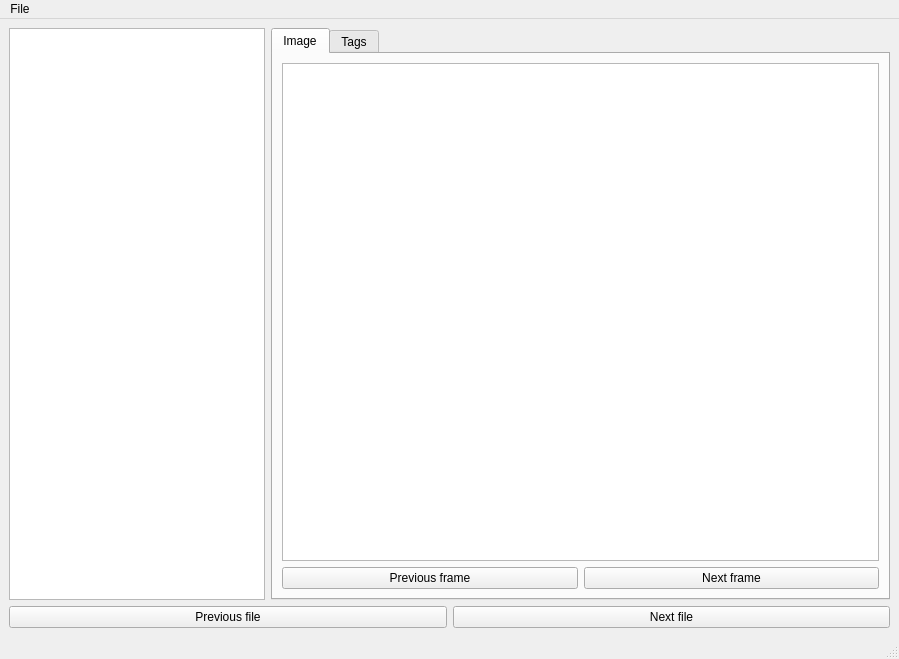
<?xml version="1.0" encoding="UTF-8"?>
<ui version="4.0">
 <class>MainWindow</class>
 <widget class="QMainWindow" name="MainWindow">
  <property name="geometry">
   <rect>
    <x>0</x>
    <y>0</y>
    <width>899</width>
    <height>659</height>
   </rect>
  </property>
  <property name="windowTitle">
   <string>MainWindow</string>
  </property>
  <widget class="QWidget" name="centralwidget">
   <layout class="QVBoxLayout" name="verticalLayout_4">
    <item>
     <layout class="QHBoxLayout" name="horizontalLayout_2">
      <item>
       <layout class="QVBoxLayout" name="verticalLayout_2">
        <item>
         <widget class="QListView" name="listView">
          <property name="sizePolicy">
           <sizepolicy hsizetype="Minimum" vsizetype="MinimumExpanding">
            <horstretch>0</horstretch>
            <verstretch>0</verstretch>
           </sizepolicy>
          </property>
         </widget>
        </item>
       </layout>
      </item>
      <item>
       <widget class="QTabWidget" name="tabWidget">
        <property name="sizePolicy">
         <sizepolicy hsizetype="Expanding" vsizetype="Expanding">
          <horstretch>0</horstretch>
          <verstretch>0</verstretch>
         </sizepolicy>
        </property>
        <property name="currentIndex">
         <number>0</number>
        </property>
        <widget class="QWidget" name="tab">
         <attribute name="title">
          <string>Image</string>
         </attribute>
         <layout class="QVBoxLayout" name="verticalLayout">
          <item>
           <widget class="QGraphicsView" name="graphicsView"/>
          </item>
          <item>
           <layout class="QHBoxLayout" name="horizontalLayout_3">
            <item>
             <widget class="QPushButton" name="pushButtonPrevFrame">
              <property name="text">
               <string>Previous frame</string>
              </property>
             </widget>
            </item>
            <item>
             <widget class="QPushButton" name="pushButtonNextFrame">
              <property name="text">
               <string>Next frame</string>
              </property>
             </widget>
            </item>
           </layout>
          </item>
         </layout>
        </widget>
        <widget class="QWidget" name="tab_2">
         <attribute name="title">
          <string>Tags</string>
         </attribute>
         <layout class="QVBoxLayout" name="verticalLayout_3">
          <item>
           <widget class="QTreeView" name="treeViewTags"/>
          </item>
          <item>
           <widget class="QTextBrowser" name="textBrowserTagInfo">
            <property name="sizePolicy">
             <sizepolicy hsizetype="Expanding" vsizetype="Maximum">
              <horstretch>0</horstretch>
              <verstretch>0</verstretch>
             </sizepolicy>
            </property>
           </widget>
          </item>
         </layout>
        </widget>
       </widget>
      </item>
     </layout>
    </item>
    <item>
     <layout class="QHBoxLayout" name="horizontalLayout">
      <item>
       <widget class="QPushButton" name="pushButtonPrevFile">
        <property name="text">
         <string>Previous file</string>
        </property>
       </widget>
      </item>
      <item>
       <widget class="QPushButton" name="pushButtonNextFile">
        <property name="text">
         <string>Next file</string>
        </property>
       </widget>
      </item>
     </layout>
    </item>
   </layout>
  </widget>
  <widget class="QMenuBar" name="menubar">
   <property name="geometry">
    <rect>
     <x>0</x>
     <y>0</y>
     <width>899</width>
     <height>22</height>
    </rect>
   </property>
   <widget class="QMenu" name="menuFile">
    <property name="title">
     <string>File</string>
    </property>
    <addaction name="actionQuit"/>
   </widget>
   <addaction name="menuFile"/>
  </widget>
  <widget class="QStatusBar" name="statusbar"/>
  <action name="actionQuit">
   <property name="text">
    <string>Quit</string>
   </property>
   <property name="shortcut">
    <string>Ctrl+Q</string>
   </property>
  </action>
 </widget>
 <resources/>
 <connections/>
</ui>
